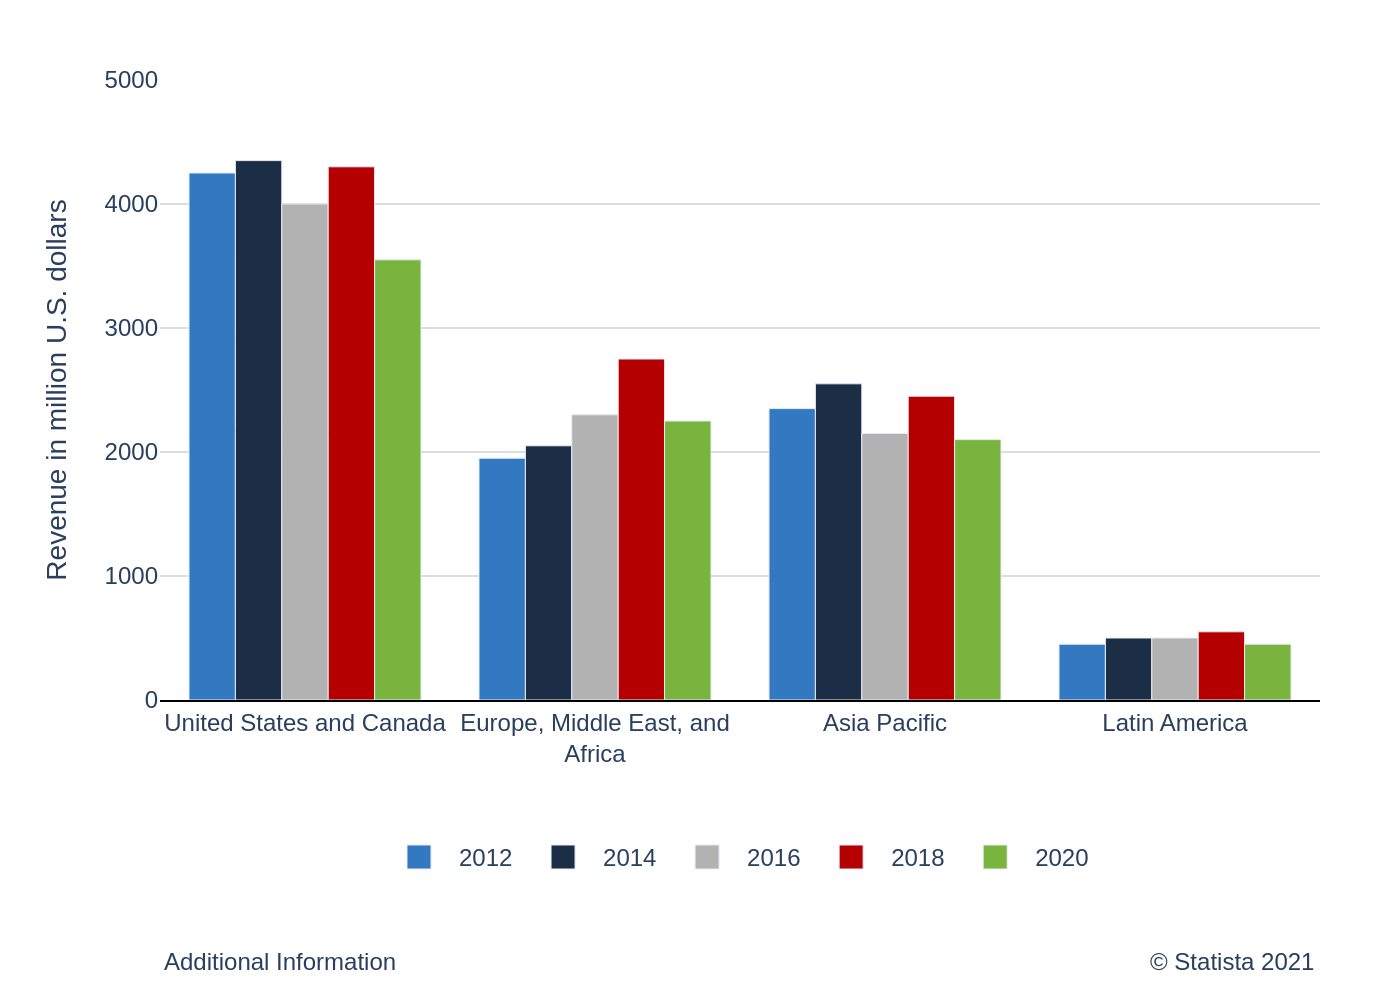

Reproduce this figure in Python.
import sys
import json
import os
import plotly.graph_objects as go

if len(sys.argv) != 2:
    print("Usage: python script.py <path_to_json_file>")
    sys.exit(1)

json_file_path = sys.argv[1]

with open(json_file_path, 'r', encoding='utf-8') as f:
    config = json.load(f)

chart_data = config['chart_data']
categories = config['categories']
texts = config['texts']
colors = config['colors']

fig = go.Figure()

for i, series in enumerate(chart_data):
    fig.add_trace(go.Bar(
        name=series['name'],
        x=categories,
        y=series['values'],
        marker_color=colors[i]
    ))

fig.update_layout(
    barmode='group',
    plot_bgcolor='white',
    font=dict(family="Arial", size=12),
    xaxis=dict(
        title_text=texts['x_axis_title'],
        showgrid=False,
        showline=True,
        linewidth=1,
        linecolor='black',
    ),
    yaxis=dict(
        title_text=texts['y_axis_title'],
        gridcolor='#dddddd',
        range=[0, 5000],
        zeroline=False,
    ),
    legend=dict(
        orientation="h",
        yanchor="bottom",
        y=-0.3,
        xanchor="center",
        x=0.5
    ),
    margin=dict(l=80, r=40, b=150, t=40),
)

if texts.get('note'):
    fig.add_annotation(
        text=texts['note'],
        align='left',
        showarrow=False,
        xref='paper',
        yref='paper',
        x=0,
        y=-0.45,
        xanchor='left',
        yanchor='bottom'
    )

if texts.get('source'):
    fig.add_annotation(
        text=texts['source'],
        align='right',
        showarrow=False,
        xref='paper',
        yref='paper',
        x=1.0,
        y=-0.45,
        xanchor='right',
        yanchor='bottom'
    )

output_filename_base = os.path.splitext(os.path.basename(json_file_path))[0]
output_path = f"{output_filename_base}.png"

fig.write_image(output_path, scale=2)
print(f"Chart saved to {output_path}")
